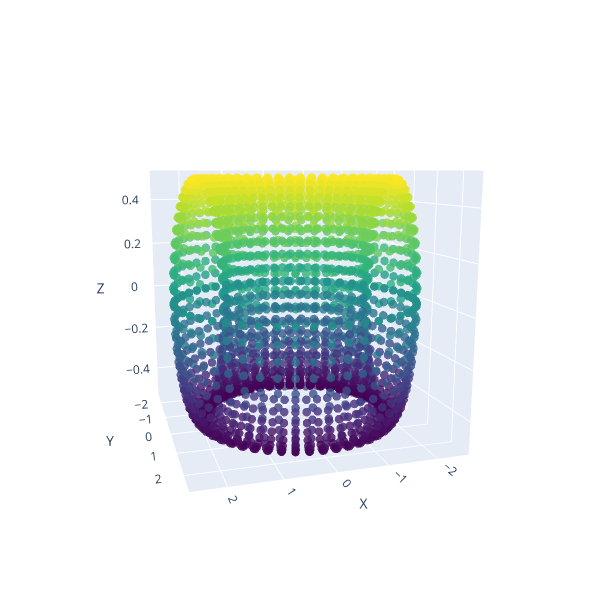

Write notebook code for a chart like this one.
### Code cell
# Choose one of the following manifolds
c = my_line()
c = my_curved_line()
c = my_helix()
c = my_circle()
c = my_2DS()
c = my_2Dsphere()
c = my_2Dtorus()

fig = go.Figure(data=[go.Scatter3d(
    x=c[:,0],y=c[:,1],z=c[:,2], mode='markers', marker=dict( size=5, color=c[:, 2], colorscale='Viridis',opacity=0.8 ) )])

fig.update_layout(
    scene=dict(aspectmode='cube', xaxis_title='X', yaxis_title='Y', zaxis_title='Z',camera=dict(eye=dict(x=0.75, y=2.5, z=0.5)) ),
    width=600, height=600, margin=dict(r=30, b=20, l=20, t=20) )
fig.show()

### Figure 1 — Plotly figure (JSON) as saved in the notebook; plotly's stock layout.template omitted (floating-point values rounded to 4 significant figures; data arrays with more than 128 entries replaced by an {"elided": "..."} marker saying what was removed)
{"data": [{"marker": {"color": {"elided": "2500 float values"}, "colorscale": [[0, "#440154"], [0.1111, "#482878"], [0.2222, "#3e4989"], [0.3333, "#31688e"], [0.4444, "#26828e"], [0.5556, "#1f9e89"], [0.6667, "#35b779"], [0.7778, "#6ece58"], [0.8889, "#b5de2b"], [1, "#fde725"]], "opacity": 0.8, "size": 5}, "mode": "markers", "type": "scatter3d", "x": {"elided": "2500 float values"}, "y": {"elided": "2500 float values"}, "z": {"elided": "2500 float values"}}], "layout": {"height": 600, "margin": {"b": 20, "l": 20, "r": 30, "t": 20}, "scene": {"aspectmode": "cube", "camera": {"eye": {"x": 0.75, "y": 2.5, "z": 0.5}}, "xaxis": {"title": {"text": "X"}}, "yaxis": {"title": {"text": "Y"}}, "zaxis": {"title": {"text": "Z"}}}, "width": 600}}
